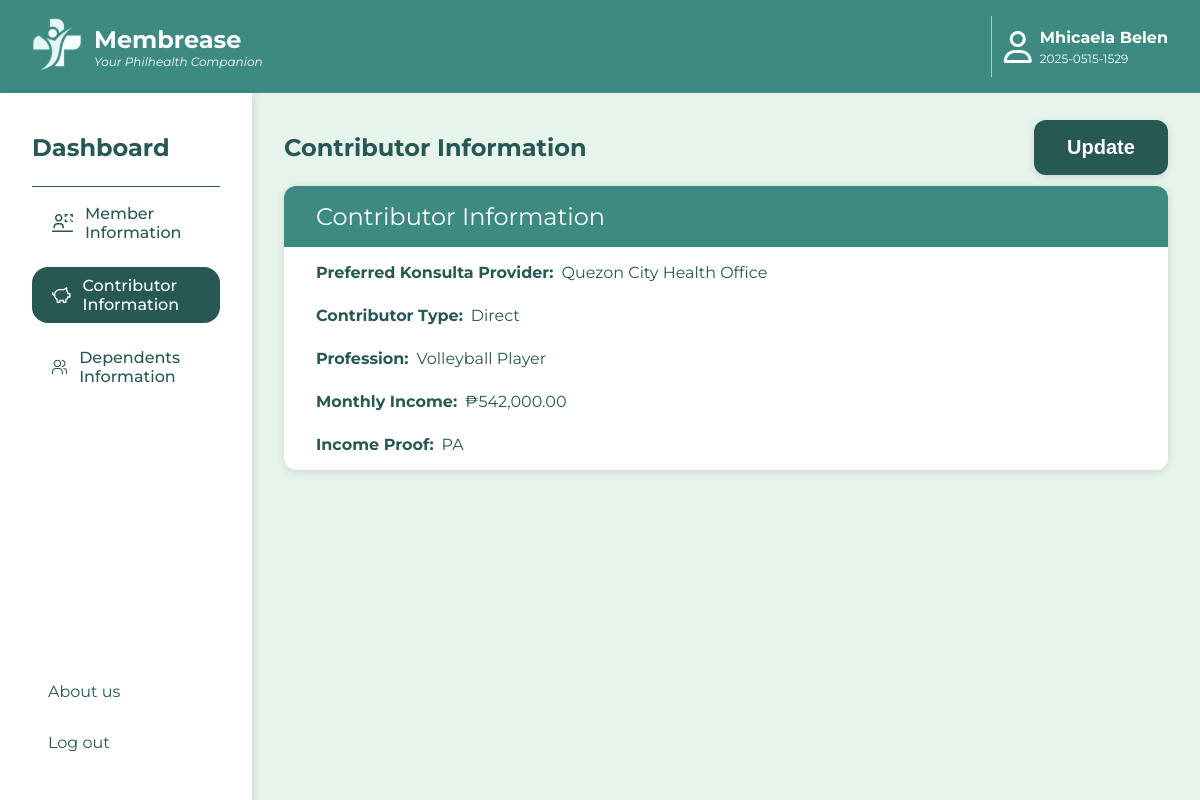
The page /contributorDisplay.php (signed in) on the database its author committed.
### tables this page shows
CREATE TABLE `memberdetails` (
  `PIN` varchar(20) NOT NULL,
  `pkp` varchar(60) DEFAULT NULL,
  `memberName` varchar(100) NOT NULL,
  `memberMiddleName` char(3) DEFAULT NULL,
  `memberMononym` char(3) DEFAULT NULL,
  `motherMaidenName` varchar(100) NOT NULL,
  `motherMaidenMiddleName` char(3) NOT NULL,
  `mmaidenMononym` char(3) NOT NULL,
  `spouseID` varchar(10) DEFAULT NULL,
  `birthdate` date NOT NULL,
  `birthplace` varchar(100) NOT NULL,
  `sex` char(1) NOT NULL,
  `civilStatus` char(2) NOT NULL,
  `citizenship` varchar(50) NOT NULL,
  `philsysID` varchar(20) DEFAULT NULL,
  `tinID` varchar(15) DEFAULT NULL,
  `permaHomeAddress` varchar(250) NOT NULL,
  `mailingAddress` varchar(250) DEFAULT NULL,
  `homePhoneNo` varchar(15) NOT NULL,
  `mobileNo` varchar(15) NOT NULL,
  `directNo` varchar(15) DEFAULT NULL,
  `emailAdd` varchar(100) NOT NULL,
  `contributorType` varchar(50) NOT NULL,
  `profession` varchar(100) NOT NULL,
  `monthlyIncome` decimal(10,2) NOT NULL,
  `incomeProof` char(4) DEFAULT NULL,
  PRIMARY KEY (`PIN`),
  KEY `spouseID` (`spouseID`),
  CONSTRAINT `chk_civil_status` CHECK ((`civilStatus` in (_utf8mb3'S',_utf8mb3'M',_utf8mb3'W',_utf8mb3'A',_utf8mb3'LS'))),
  CONSTRAINT `chk_contributorType` CHECK ((`contributorType` in (_utf8mb3'Direct',_utf8mb3'Indirect'))),
  CONSTRAINT `chk_income_proof` CHECK ((`incomeProof` in (_utf8mb3'ITR',_utf8mb3'COE',_utf8mb3'PA',_utf8mb3'NONE'))),
  CONSTRAINT `chk_sex` CHECK ((`sex` in (_utf8mb3'M',_utf8mb3'F')))
);

### contributorDisplay.php (the view, shortened to what this page needs)
<?php
include 'config.php';
$PIN = $_SESSION['userPIN'];
$memberQuery = "SELECT * FROM memberdetails WHERE PIN = ?";
$stmt = $conn->prepare($memberQuery);
$stmt->bind_param("s", $PIN);
$stmt->execute();
$memberResult = $stmt->get_result();
$memberData = $memberResult->fetch_assoc() ?? [];
?>
 <!DOCTYPE html>
<html lang="en">
<head>
    <link rel="stylesheet" href="css/dashboard.css">
    <link rel="stylesheet" href="https://cdnjs.cloudflare.com/ajax/libs/font-awesome/6.6.0/css/all.min.css" />
</head>
<body>
    <div class="parent">
        <div class="topbar">
            <a href="dashboard.php">
                <div class="logo">
                    <div class="logo-picture">
                    </div>
                    <div class="logo-title">
                        <div>Membrease</div>
                        <div>Your Philhealth Companion</div>
                    </div>
                </div>
            </a>
            <div class="account">
                <div class="profile-picture">
                    <i class="fa-regular fa-user"></i>
                </div>
                <div class="member-name-id-wrapper">
                    <div class="member-name">
                        <div><?php echo htmlspecialchars($memberData['memberName'] ?? "Not available"); ?></div>
                    </div>
                    <div class="member-id">
                        <div><?php echo htmlspecialchars($memberData['PIN'] ?? "Not available"); ?></div>
                    </div>
                </div>
            </div>
        </div>
        <main class="main">
            <section class="sidebar">
                <div class="sidebar-title">
                    <p>Dashboard</p>
                </div>
                <div class="sidebar-tools">
                    <div class="member-information content-panel" data-section="member-information" onclick="window.location.href='dashboard.php'">
                            Member Information
                    </div>
                    <div class="contributor-information content-panel active" data-section="contributor-information" onclick="window.location.href='contributorDisplay.php'">
                            Contributor Information
                    </div>
                    <div class="dependents-information content-panel" data-section="dependents-information" onclick="window.location.href='dependentsDisplay.php'">
                            Dependents Information
                    </div>
             </div>
             <div class="about-out">
                <div class="about-us" onclick="window.location.href='about-us.html'">
                    <div>About us</div>
                </div>
                    <div class="log-out">
                        <div onclick="window.location.href='index.php'">Log out</div>
                    </div>
            </div>
            </section>
            <section class="dashboard">
                <div class="section-1">
                    <div class="dashboard-title">
                        <p>Contributor Information</p>
                    </div>
                    <a class="" href="updateContributor.php">
                        <div class="button" onclick="">
                            <button class="update-button">Update</button>
                        </div>
                    </a>
                </div>
                <div class="section-3">
                    <div class="spouse-information">
                        <div class="spouse-information-title">Contributor Information</div>
                        <div class="spouse-information-list">
                            <div class="konsulta-center">
                                <div>Preferred Konsulta Provider: </div>
                                <div><?php echo htmlspecialchars($memberData['pkp'] ?? "Not available"); ?></div>
                            </div>
                            <div class="contributor-type">
                                <div>Contributor Type: </div>
                                <div><?php echo htmlspecialchars($memberData['contributorType'] ?? "Not available"); ?></div>
                            </div>
                            <div class="profession">
                                <div>Profession: </div>
                                <div><?php echo htmlspecialchars($memberData['profession'] ?? "Not available"); ?></div>
                            </div>
                            <div class="monthly-income">
                                <div>Monthly Income: </div>
                                <div><?php echo "₱" . number_format($memberData['monthlyIncome'] ?? 0, 2); ?></div>
                            </div>
                            <div class="income-proof">
                                <div>Income Proof: </div>
                                <div><?php echo htmlspecialchars($memberData['incomeProof'] ?? "Not available"); ?></div>
                            </div>
                        </div>
                    </div>
                </div>
            </section>
        </main>
    </div>
</body>
</html>

### css/dashboard.css (style rules this page uses)
html, body, .parent, .main, .dashboard { height: 100vh; min-height: 100vh; margin: 0; padding: 0; }
body { padding: 0; margin: 0; font-family: Montserrat, Roboto, Poppins }
a { text-decoration: none; font-style: normal; }
.parent { height: 100svh; background-color: #ffffff; overflow: hidden; }
.topbar { display: flex; justify-content: space-between; align-content: center; padding: 1rem 2rem; background-color: #3C8A82; color: #ffffff; }
.logo { display: flex; align-items: center; color: #ffffff; }
.logo-title { margin-left: 12px; }
.logo-title > div:first-child { font-size: 24px; font-weight: bold; }
.logo-title > div:last-child { font-size: 12px; font-style: italic; }
.account { display: flex; justify-content: center; align-items: center; border-left: solid 1px #ffffff90; padding-left: 12px; }
.profile-picture { display: flex; justify-content: center; align-items: center; }
.fa-user { font-size: 32px; }
.member-name-id-wrapper { margin-left: 8px; }
.member-name-id-wrapper > div:first-child { font-weight: bold; margin-bottom: 4px; }
.member-name-id-wrapper > div:last-child { font-size: 12px; }
.main { display: grid; grid-template-columns: 21% 1fr; height: 100%; }
.sidebar { padding: 1rem 2rem; background-color: #ffffff; color: #275853; box-shadow: 4px 0 8px -2px rgba(0, 0, 0, 0.115); z-index: 1; }
.sidebar-title { font-size: 24px; font-weight: bold; color: #275853; }
.sidebar-tools { display: flex; flex-direction: column; font-size: 16px; font-weight: 500; border-top: solid 1px #275853; position: relative; }
.sidebar-tools div { display: flex; align-items: center; height: 40px; padding: 8px; margin: 8px 0px; cursor: pointer; transition: all 0.2s ease-in-out; border-radius: 16px; }
.sidebar-tools svg { margin: 12px; }
.content-panel.active, .sidebar-tools svg:active { background-color: #275853; color: #FFFFFF; }
.about-out { display: flex; flex-direction: column; position: absolute; bottom: 3rem; left: 3rem; }
.about-us { margin-bottom: 2rem; }
.dashboard { height: 100%; background-color: #E6F4EC; display: flex; flex-direction: column; padding: 1rem 2rem; }
.section-1 { display: flex; justify-content: space-between; align-items: center; }
.dashboard-title { font-size: 24px; font-weight: bold; color: #275853; }
.update-button, .cancel-button, .save-button, .add-button, .delete-button { width: 134px; height: 55px; background-color: #275853; color: #ffffff; font-size: 20px; font-weight: bold; border: none; border-radius: 12px; transition: all 0.1s ease-in-out; box-shadow: 0 2px 8px rgba(0, 0, 0, 0.115); }
.personal-information, .contact-information, .spouse-information { background-color: #FFFFFF; display: flex; flex-direction: column; border-radius: 12px; overflow: hidden; color: #275853; box-shadow: 0 2px 8px rgba(0, 0, 0, 0.115); }
.personal-information-title, .contact-information-title, .spouse-information-title, .update-information-title, .add-information-title { background-color: #3C8A82; font-size: 24px; padding: 16px 32px; color: #ffffff; }
.personal-information-list, .contact-information-list, .spouse-information-list { padding: 0px 32px; }
.personal-information-list div, .contact-information-list div, .spouse-information-list div { margin: 8px 0px; display: flex; font-weight: bold; align-items: center; }
.personal-information-list div > :last-child, .contact-information-list div > :last-child, .spouse-information-list div > :last-child { margin-left: 8px; font-weight: 400; }
.section-3 { display: grid; height: auto; }

### rows shown on the page
memberdetails: memberName "Mhicaela Belen", PIN "2025-0515-1529", pkp "Quezon City Health Office", contributorType "Direct", profession "Volleyball Player", monthlyIncome "542,000.00", incomeProof "PA"
